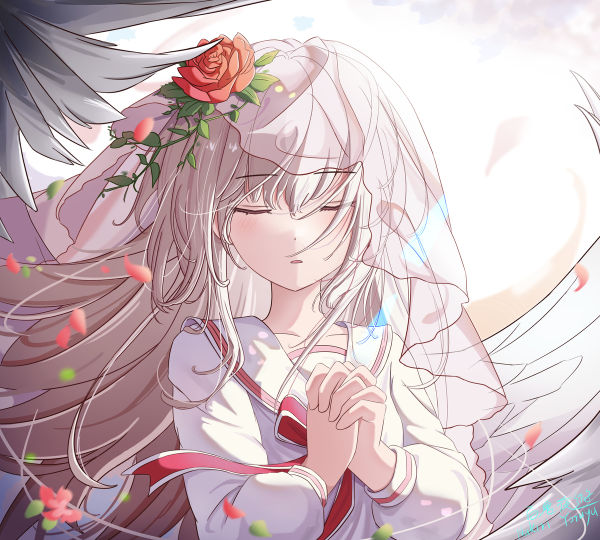
#> input picture BAITHI/my_image.jpg, 1200 x 1080 px (shown at 1/2 size)
$ jupyter execute 'De 2.IPYNB'
#> lines starting #> are read from the running program, lines starting #| are printed output that depends on the picture
# Phạm Quốc Toàn
# 197CT22624

### Câu 1 (2 điểm): Cho một ảnh bất kỳ (tên ảnh do sinh viên tự đặt, ví dụ: `my_image.jpg`) và thực hiện các yêu cầu sau:

* Viết chương trình sử dụng Bilateral filter để làm mịn ảnh. (0.5 điểm)
* Viết chương trình sử dụng Canny Edge Detection để xác định biên của hình ảnh. (0.5 điểm)
* Đổi màu ảnh bằng cách hoán đổi kênh màu theo thứ tự (ví dụ: BGR → BRG) và lưu thành tên dạng `[ten_anh]_swapped.jpg`. (0.5 điểm)
* Chuyển ảnh sang không gian màu YCrCb và tách riêng 3 kênh Y, Cr, Cb, lưu thành ảnh grayscale tương ứng (`[ten_anh]_Y.jpg`, `[ten_anh]_Cr.jpg`, `[ten_anh]_Cb.jpg`). (0.5 điểm)

[cell 1]
import cv2
import os

image_name = 'my_image.jpg'
img = cv2.imread(image_name)
#> img is the input picture: shape (1080, 1200, 3); mean B, G, R 190.4, 185.8, 205.9

if img is None:
    print("Không tìm thấy ảnh. Kiểm tra lại tên hoặc đường dẫn.")
    exit()


output_dir = 'output_1'
os.makedirs(output_dir, exist_ok=True)


base_name = os.path.splitext(image_name)[0]

bilateral = cv2.bilateralFilter(img, d=9, sigmaColor=75, sigmaSpace=75)
cv2.imwrite(os.path.join(output_dir, f'{base_name}_bilateral.jpg'), bilateral)

gray = cv2.cvtColor(img, cv2.COLOR_BGR2GRAY)
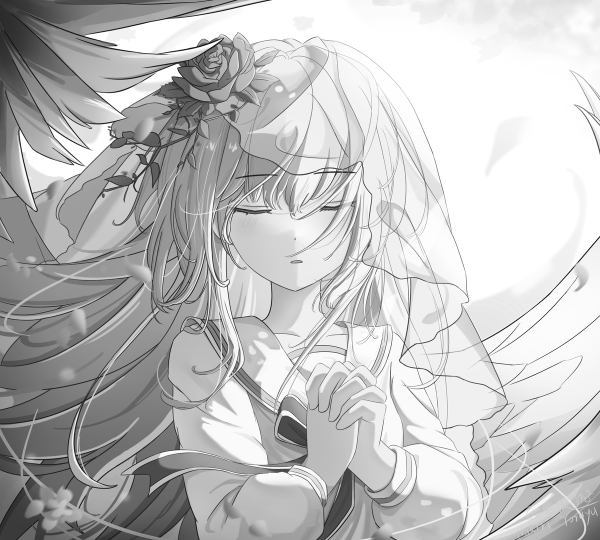
#> gray: shape (1080, 1200) (shown at 1/2 size); min 7, max 255, mean 192.4
edges = cv2.Canny(gray, threshold1=100, threshold2=200)
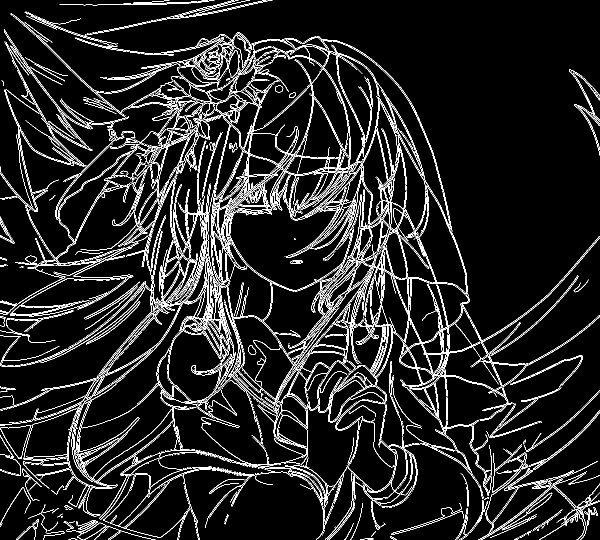
#> edges: shape (1080, 1200) (shown at 1/2 size); 8.7% white in thin lines or dots
cv2.imwrite(os.path.join(output_dir, f'{base_name}_edges.jpg'), edges)

swapped = img.copy()
swapped[:, :, [1, 2]] = swapped[:, :, [2, 1]]
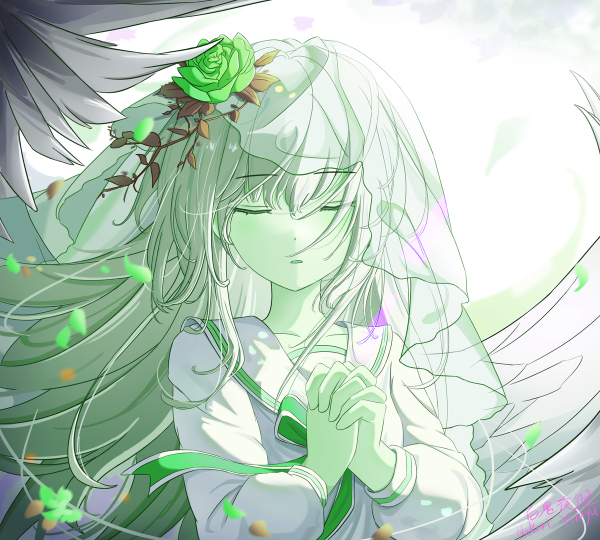
#> swapped: shape (1080, 1200, 3) (shown at 1/2 size); mean B, G, R 190.4, 205.9, 185.8
cv2.imwrite(os.path.join(output_dir, f'{base_name}_swapped.jpg'), swapped)

ycrcb = cv2.cvtColor(img, cv2.COLOR_BGR2YCrCb)
#> ycrcb: shape (1080, 1200, 3); mean of channels 0, 1, 2 192.4, 137.6, 126.9
Y, Cr, Cb = cv2.split(ycrcb)
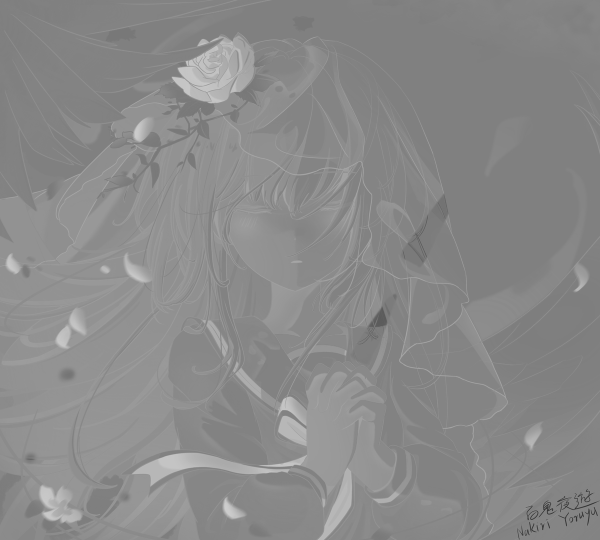
#> Cr: shape (1080, 1200) (shown at 1/2 size); min 44, max 206, mean 137.6
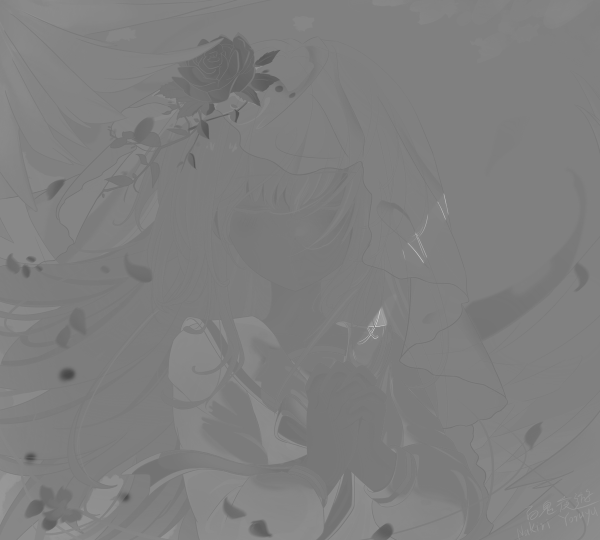
#> Cb: shape (1080, 1200) (shown at 1/2 size); min 70, max 220, mean 126.9

cv2.imwrite(os.path.join(output_dir, f'{base_name}_Y.jpg'), Y)
cv2.imwrite(os.path.join(output_dir, f'{base_name}_Cr.jpg'), Cr)
cv2.imwrite(os.path.join(output_dir, f'{base_name}_Cb.jpg'), Cb)

print("Đã xử lý ảnh xong hãy kiểm tra thư mục output_1")

### Câu 2 (4 điểm) Viết một chương trình Python sử dụng OpenCV để tạo menu tương tác cho phép người dùng chọn các kỹ thuật biến đổi hình học và xử lý ảnh nâng cao từ một danh sách, áp dụng đồng thời cho nhiều ảnh.

### Yêu cầu:

1. Menu gồm:
* Phóng to ảnh (Zoom bằng resize) (0.5 điểm)
* Xoay ảnh (góc ngẫu nhiên từ 0–360 độ) (0.5 điểm)
* Lật ảnh ngang (0.5 điểm)
* Lật ảnh dọc (0.5 điểm)
* Cắt ảnh (crop ngẫu nhiên vùng giữa ảnh) (0.5 điểm)
* Thêm viền (padding màu ngẫu nhiên) (0.5 điểm)

2. Chương trình xử lý đồng thời 3 ảnh bất kỳ do sinh viên tự chọn (có thể chọn bằng đường dẫn file hoặc nhập tên ảnh tùy ý). (0.5 điểm)

3. Phím tương ứng để kích hoạt các phương pháp xử lý:
* Z: Zoom
* T: Rotate
* H: Horizontal Flip
* V: Vertical Flip
* C: Crop
* P: Padding (0.5 điểm)

4. Lưu file kết quả với định dạng: `result_[phương pháp]_[tên ảnh gốc].jpg`
   Ví dụ: `result_crop_cat.jpg`, `result_rotate_image1.jpg` (0.5 điểm)

[cell 2]
import cv2
import numpy as np
import random
import os
from matplotlib import pyplot as plt
from ipywidgets import interact, Dropdown


OUTPUT_DIR = "output_2"
os.makedirs(OUTPUT_DIR, exist_ok=True)


def create_placeholder_images(image_paths):
    print("Kiểm tra ảnh đầu vào...")
    for i, path in enumerate(image_paths):
        if not os.path.exists(path):
            print(f"Không tìm thấy '{path}'. Đang tạo ảnh mẫu...")

            height, width = 300, 400

            image = np.zeros((height, width, 3), dtype=np.uint8)

            color = [(255,0,0), (0,255,0), (0,0,255)][i % 3]
            image[:] = color
            cv2.imwrite(path, image)
            print(f"Đã tạo và lưu ảnh mẫu tại '{path}'.")


image_paths = ["image1.jpg", "image2.jpg", "image3.jpg"]
create_placeholder_images(image_paths)

try:
    original_images = {path: cv2.imread(path) for path in image_paths}
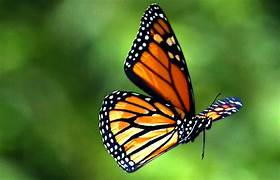
#> input picture MINITEST/img/image1.jpg, 280 x 180 px, found by its file name
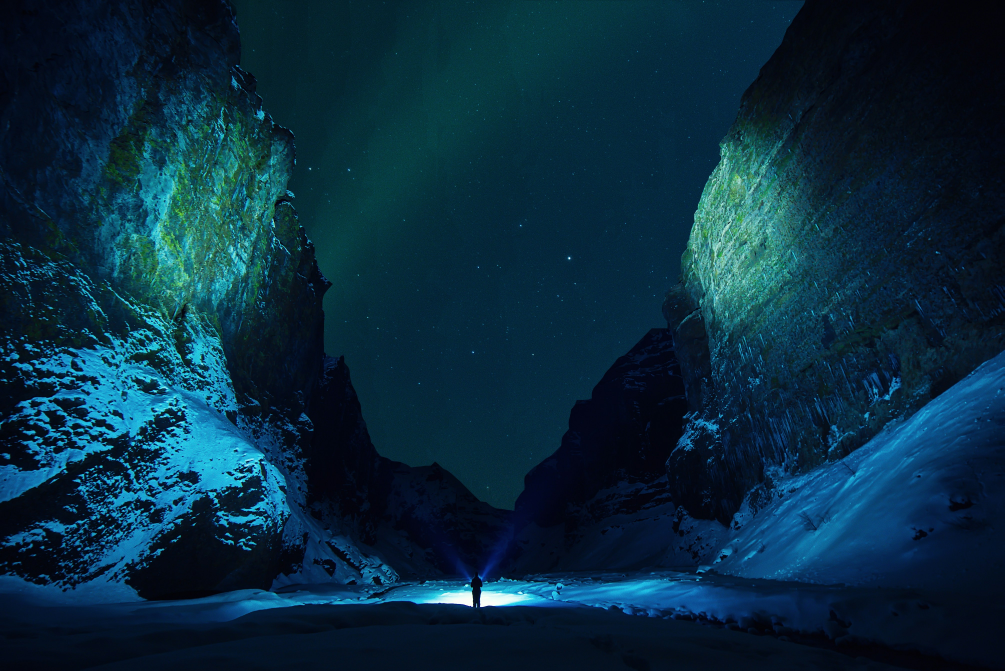
#> input picture BAITHI/image2.jpg, 4017 x 2683 px (shown at 1/4 size)
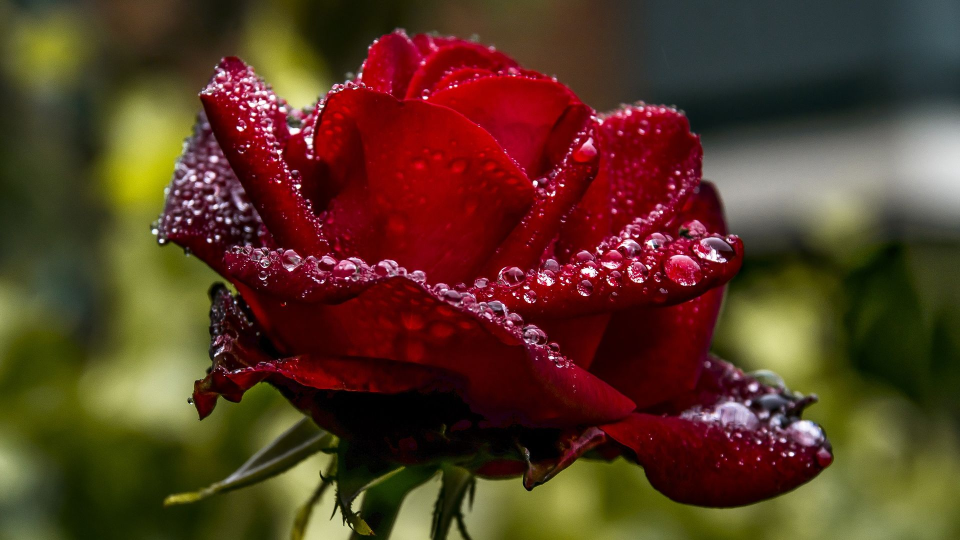
#> input picture MINITEST/img/image3.jpg, 1920 x 1080 px, found by its file name (shown at 1/2 size)
#> original_images = 3 items

    original_images = {k: v for k, v in original_images.items() if v is not None}
    if not original_images:
        print("LỖI: Không thể đọc bất kỳ ảnh nào. Vui lòng kiểm tra lại đường dẫn và tệp tin.")
except Exception as e:
    print(f"Đã xảy ra lỗi khi đọc ảnh: {e}")

# [73 lines left out: functions show_images, zoom_image, rotate_image, flip_horizontal, flip_vertical, crop_center and 1 more, not called in this run]


transformation_functions = {
    'Zoom': zoom_image,
    'Rotate': rotate_image,
    'Horizontal Flip': flip_horizontal,
    'Vertical Flip': flip_vertical,
    'Crop': crop_center,
    'Padding': add_padding,
}

def apply_transformation(method_name):
    if not original_images:
        print("Không có ảnh nào để xử lý")
        return

    print(f"\n Áp dụng '{method_name}' cho {len(original_images)} ảnh ")

    results = []
    titles = []


    transform_func = transformation_functions.get(method_name)
    if not transform_func:
        print(f"Lỗi: Không tìm thấy phương thức xử lý cho '{method_name}'")
        return


    for path, img in original_images.items():

        base_name = os.path.splitext(os.path.basename(path))[0]

        result_data = transform_func(img.copy())

        result_image = result_data["image"]
        filename_suffix = result_data["filename_suffix"]
        message = result_data["message"]

        output_filename = f"result_{filename_suffix}_{base_name}.jpg"
        full_output_path = os.path.join(OUTPUT_DIR, output_filename)

        cv2.imwrite(full_output_path, result_image)

        print(f"Ảnh '{base_name}': {message}. Đã lưu tại: '{full_output_path}'")

        results.append(result_image)
        titles.append(output_filename)


    show_images(results, titles)

dropdown = Dropdown(
    options=list(transformation_functions.keys()),
    description='Chọn xử lý:',
    style={'description_width': 'initial'},
    disabled=False,
)

interact(apply_transformation, method_name=dropdown);
#> the sliders are set to method_name = <module 'ipywidgets.Dropdown_'
#|  Áp dụng '<module 'ipywidgets.Dropdown_' from None>' cho 3 ảnh

### Câu 3 (4 điểm) Viết một chương trình Python để xử lý 3 ảnh bất kỳ do sinh viên tự chọn.

* Thêm viền đen 20 pixel cho ảnh đầu tiên. (0.5 điểm)
* Xoay ảnh thứ hai 45 độ và phóng to 1.5 lần. (0.5 điểm)
* Tăng kích thước ảnh thứ ba lên 4 lần, sau đó áp dụng Bilateral Filter với tham số tùy chọn. (1.5 điểm)
* Thay đổi độ sáng và độ tương phản ảnh thứ ba theo công thức:

$$
I_{out}(x, y) = \alpha \cdot I_{in}(x, y) + \beta
$$

Trong đó:

$$
\alpha \in [0.6, 2.0], \quad \beta \in [-60, 60]
$$

Giá trị đầu ra cần được giới hạn trong khoảng [0, 255] bằng công thức:

$$
I_{out}(x, y) = \text{clip}(I_{out}(x, y), 0, 255)
$$

[cell 3]
import cv2
import numpy as np
import os


OUTPUT_DIR = "output_3"
IMAGE_PATHS = ["image1.jpg", "image2.jpg", "image3.jpg"]
os.makedirs(OUTPUT_DIR, exist_ok=True)

def create_placeholder_images(image_paths):
    """
    Kiểm tra và tạo ảnh mẫu nếu chúng không tồn tại để mã có thể chạy ngay.
    """
    print("> Bước 1: Kiểm tra ảnh đầu vào")
    for i, path in enumerate(image_paths):
        if not os.path.exists(path):
            print(f"Không tìm thấy '{path}'. Đang tạo ảnh mẫu...")
            image = np.zeros((300, 400, 3), dtype=np.uint8)

            color = [(255, 0, 100), (100, 255, 0), (0, 100, 255)][i % 3]
            image[:] = color

            cv2.putText(image, f'Image {i+1}', (100, 150), cv2.FONT_HERSHEY_SIMPLEX, 2, (255,255,255), 5)
            cv2.imwrite(path, image)
            print(f"Đã tạo ảnh mẫu '{path}'.")
#> in run_processing_pipeline, image is the input picture: shape (180, 280, 3); mean B, G, R 45.5, 114.7, 86.1
    print("Tất cả ảnh đầu vào đã sẵn sàng.\n")

def add_black_border(image, size=20):
    """Thêm viền đen với kích thước cho trước vào ảnh."""
#> called with size = 20
    return cv2.copyMakeBorder(image, size, size, size, size,
                              borderType=cv2.BORDER_CONSTANT, value=[0, 0, 0])
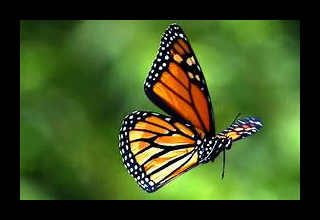
#> returned value: shape (220, 320, 3); mean of channels 0, 1, 2 32.5, 82.1, 61.6; drawn as B, G, R

def rotate_and_scale(image, angle=45, scale=1.5):
    """Xoay và thay đổi tỷ lệ ảnh."""
    h, w = image.shape[:2]
    center = (w // 2, h // 2)
    rotation_matrix = cv2.getRotationMatrix2D(center, angle, scale)
    return cv2.warpAffine(image, rotation_matrix, (w, h))

def enhance_image(image, resize_factor=4.0, alpha=1.5, beta=30, d=9, sigma_color=75, sigma_space=75):
    """
    Một chuỗi xử lý nâng cao chất lượng ảnh bao gồm:
    1. Phóng to ảnh (Resize).
    2. Lọc mịn bằng Bilateral Filter.
    3. Điều chỉnh độ sáng và tương phản.
    """
    h, w = image.shape[:2]
    new_h, new_w = int(h * resize_factor), int(w * resize_factor)
    resized_img = cv2.resize(image, (new_w, new_h), interpolation=cv2.INTER_LINEAR)

    filtered_img = cv2.bilateralFilter(resized_img, d, sigma_color, sigma_space)

    adjusted_img = np.clip(alpha * filtered_img.astype(float) + beta, 0, 255).astype(np.uint8)

    return adjusted_img


processing_pipeline = [
    {
        'description': "Thêm viền đen 20px",
        'input_path': IMAGE_PATHS[0],
        'output_filename': f"result_padding_{os.path.basename(IMAGE_PATHS[0])}",
        'action': add_black_border,
        'params': {'size': 20}
    },
    {
        'description': "Xoay 45 độ và phóng to 1.5x",
        'input_path': IMAGE_PATHS[1],
        'output_filename': f"result_rotate_zoom_{os.path.basename(IMAGE_PATHS[1])}",
        'action': rotate_and_scale,
        'params': {'angle': 45, 'scale': 1.5}
    },
    {
        'description': "Phóng to 4x, lọc Bilateral, điều chỉnh sáng/tương phản",
        'input_path': IMAGE_PATHS[2],
        'output_filename': f"result_enhance_{os.path.basename(IMAGE_PATHS[2])}",
        'action': enhance_image,
        'params': {'resize_factor': 4.0, 'alpha': 1.5, 'beta': 30}
    }
]

def run_processing_pipeline():

    print("> Bước 2: Bắt đầu xử lý ảnh theo quy trình")


    create_placeholder_images(IMAGE_PATHS)

    for i, job in enumerate(processing_pipeline):
        print(f"Công việc {i+1}/{len(processing_pipeline)}: {job['description']} cho ảnh '{job['input_path']}'")

        image = cv2.imread(job['input_path'])

        if image is None:
            print(f"  ✘ LỖI: Không tìm thấy hoặc không thể đọc ảnh '{job['input_path']}'. Bỏ qua.\n")
            continue

        try:
            processed_image = job['action'](image, **job['params'])
            output_path = os.path.join(OUTPUT_DIR, job['output_filename'])
            cv2.imwrite(output_path, processed_image)
            print(f"  ✔ Thành công! Đã lưu kết quả tại: '{output_path}'\n")

        except Exception as e:
            print(f"  ✘ LỖI khi đang xử lý: {e}\n")


run_processing_pipeline()
